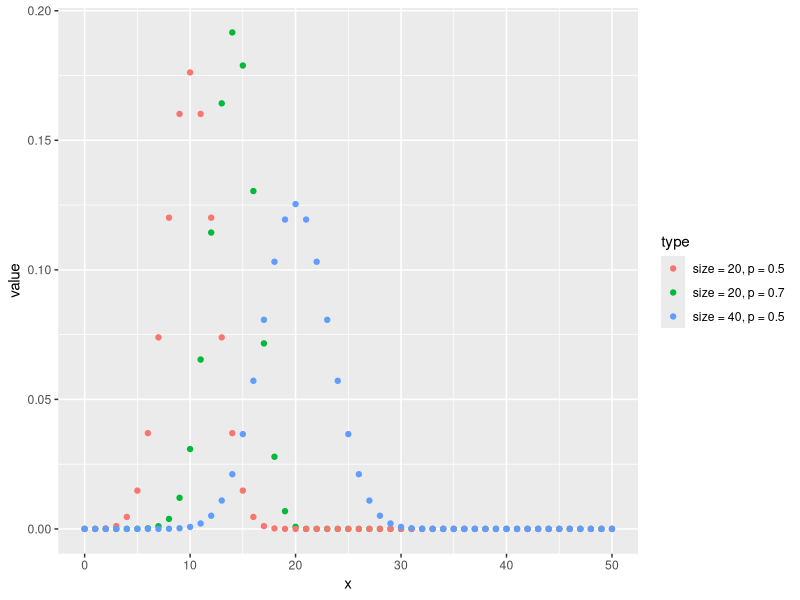
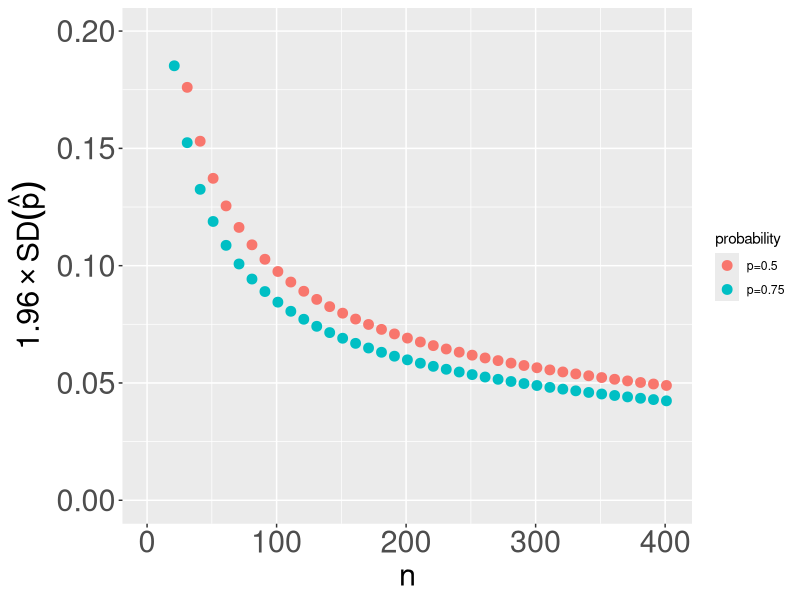
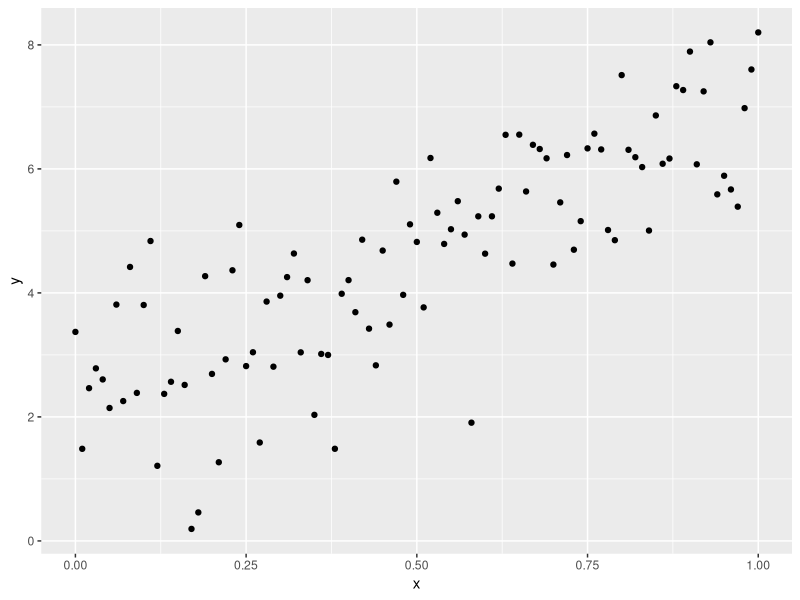
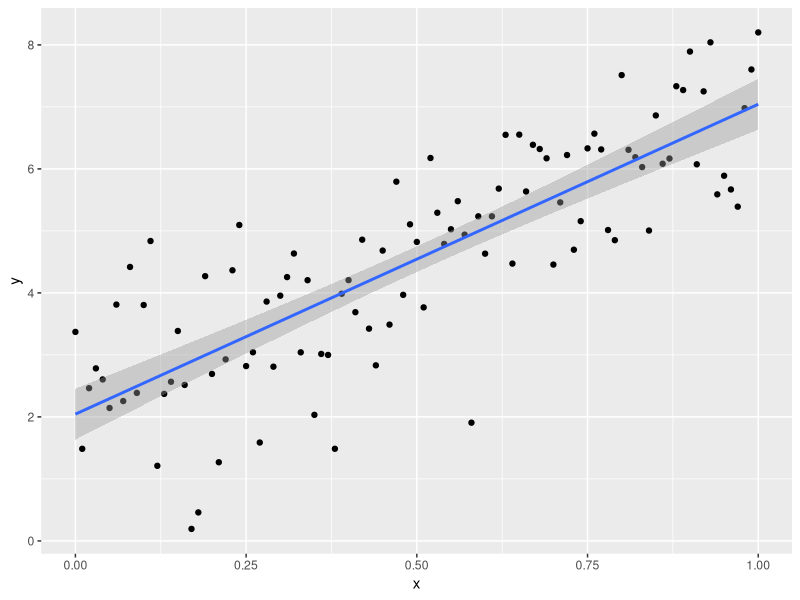
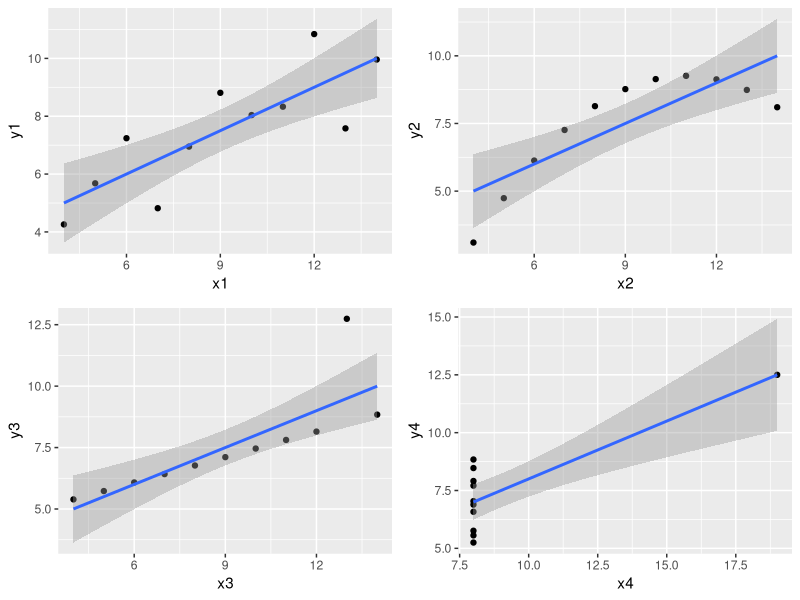

The R source for these figures, in order: (Note: this script raises an error after producing the figures.)
## ---- chunk 1
library( ggplot2 )
x <- seq(0,50)
y1 <- dbinom(x , size = 20 ,prob = 0.7 )
y2 <- dbinom(x , size = 20 ,prob = 0.5 )
y3 <- dbinom(x , size = 40 ,prob = 0.5 )
df1 <- as.data.frame( y1 ) #turn vector into dataframe
colnames(df1) = 'value' #change column names
df2 <- as.data.frame( y2 ) #turn vector into dataframe
colnames(df2) = 'value' #change column names
df3 <- as.data.frame( y3 ) #turn vector into dataframe
colnames(df3) = 'value' #change column names
df1$type <- 'size = 20, p = 0.7' #create a new column called 'type'
df2$type <- 'size = 20, p = 0.5' #create a new column called 'type'
df3$type <- 'size = 40, p = 0.5' #create a new column called 'type'
df <- rbind(df1,df2,df3) #build dataframe from these data
df$x <- x
p <- ggplot( df , aes( x = x , y = value, color = type))
p + geom_point() + scale_fill_discrete()
## ---- chunk 2
p1 <- 0.5
p2 <- 0.75
x <- seq(1,401 , by = 10)
y1 <- 1.96*sqrt(p1*(1-p1))/sqrt(x)
y2 <- 1.96*sqrt(p2*(1-p2))/sqrt(x)
df1 <- as.data.frame(cbind( x ,y1  ))
colnames( df1 ) <- c( 'n' , 'SD')
df1$probability <- "p=0.5"
df2 <- as.data.frame(cbind( x ,y2  ))
colnames( df2 ) <- c( 'n' , 'SD')
df2$probability <- "p=0.75"
df <- rbind(df1 , df2)
pl <- ggplot( df , aes( x = n , y = SD , group = probability , colour = probability ))
ylabl <- expression(1.96%*%SD(hat(p)))
pl + geom_point(size = 3 , alpha = 1) + 
  scale_y_continuous(limits = c(0,0.2) , breaks=seq(0, 0.2, 0.05)) +
  ylab(ylabl) +
  theme(axis.title=element_text(size=22) ,
        axis.text=element_text(size=22))
## ---- chunk 3
set.seed(42)
m <- 5
b <- 2
x <- seq( 0 , 1 , by = 0.01)
err <- rnorm( length(x) ) #normally distributed error
y <- m*x + b + err
df <- as.data.frame( cbind( x , y ))
p <- ggplot( df , aes( x , y ))
p + geom_point()
#p + geom_point() + stat_smooth( method = "lm" )
## ---- chunk 4
p + geom_point() + stat_smooth( method = "lm" )
## ---- chunk 5
require(gridExtra)
attach( anscombe )
data <-  anscombe
###########
#in which we check it all out:
###########
#layout(matrix(c(1,2,3,4),2,2)) # optional 4 graphs/page 
###########
#do it 1
###########
m1 <- glm( y1~x1 , data = data , family = gaussian )

plot1 <- qplot( x1 , y1 , data = anscombe ) +
  stat_smooth( method = 'glm' , family = gaussian )
###########
#do it 2
###########
m2 <- glm( y2~x2 , data = data , family = gaussian )
plot2 <- qplot( x2 , y2 , data = anscombe ) +
  stat_smooth( method = 'glm' , family = gaussian )
###########
#do it 3
###########
m3 <- glm( y3~x3 , data = data , family = gaussian )

plot3 <- qplot( x3 , y3 , data = anscombe ) +
  stat_smooth( method = 'glm' , family = gaussian )
###########
#do it 4
###########
m4 <- glm( y4~x4 , data = data , family = gaussian )
plot4 <- qplot( x4 , y4 , data = anscombe ) +
  stat_smooth( method = 'glm' , family = gaussian )
grid.arrange(plot1, plot2, plot3, plot4 , ncol=2)
## ---- chunk 6
res1 <-ggplot( m1 , aes( .fitted , .resid)) +
  geom_hline( yinctercept = 0 ) +
  geom_point() +
  geom_smooth( se = F)
###res1
res1 <-ggplot( m1 , aes( .fitted , .resid)) +
  geom_hline( yinctercept = 0 ) +
  geom_point() +
  geom_smooth( se = F)
###res2
res2 <-ggplot( m2 , aes( .fitted , .resid)) +
  geom_hline( yinctercept = 0 ) +
  geom_point() +
  geom_smooth( se = F)
###res3
res3 <-ggplot( m3 , aes( .fitted , .resid)) +
  geom_hline( yinctercept = 0 ) +
  geom_point() +
  geom_smooth( se = F)
###res4
res4 <-ggplot( m4 , aes( .fitted , .resid)) +
  geom_hline( yinctercept = 0 ) +
  geom_point() +
  geom_smooth( se = F)
grid.arrange(res1, res2, res3, res4 , ncol=2)
## ---- chunk 7
library( boot )
bs <- function(formula, data, indices) {
  d <- data[indices,] # allows boot to select sample 
  fit <- lm(formula, data=d)
  return(coef(fit)) 
} 
results <- boot(data=df, statistic=bs, 
                R=1000, formula=y~x)
print(results)
